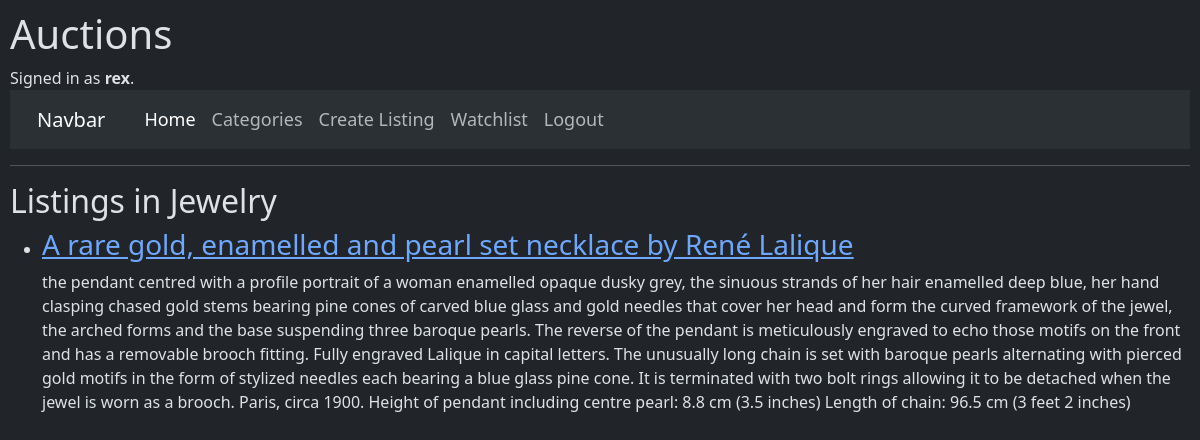
The page /auctions/category/1/ (signed in) on the database its author committed.
### auctions/models.py (models this page shows, shortened)
class User(AbstractUser):
    watchlist = models.ManyToManyField('AuctionListing', blank=True, related_name="watched_by")

class Category(models.Model):
    name = models.CharField(max_length=64, unique=True)

class AuctionListing(models.Model):
    title = models.CharField(max_length=64)
    description = models.TextField()
    starting_bid = models.DecimalField(max_digits=10, decimal_places=2)
    current_bid = models.DecimalField(max_digits=10, decimal_places=2, null=True, blank=True)
    image_url = models.URLField(blank=True)
    category = models.CharField(max_length=64, blank=True)
    creator = models.ForeignKey(User, on_delete=models.CASCADE, related_name="listings")
    active = models.BooleanField(default=True)

### auctions/views.py (the view)
# urls.py: path("category/<int:category_id>/", views.view_category_listings, name="view_category_listings"),
def view_category_listings(request, category_id):
    category = get_object_or_404(Category, pk=category_id)
    listings = AuctionListing.objects.filter(category=category.name, active=True)
    return render(request, "auctions/category_listings.html", {
        "category": category,
        "listings": listings
    })

### auctions/templates/auctions/category_listings.html
{% extends "auctions/layout.html" %}
{% block body %}
<h2>Listings in {{ category.name }}</h2>
<ul>
    {% for listing in listings %}
    <li>
        <h3><a href="{% url 'listing_detail' listing.id %}">{{ listing.title }}</a></h3>
        <p>{{ listing.description }}</p>
    </li>
    {% empty %}
    <li>No listings available in this category.</li>
    {% endfor %}
</ul>
{% endblock %}

### auctions/templates/auctions/layout.html (shortened to what this page needs)
{% load static %}
<!DOCTYPE html>
<html lang="en" data-bs-theme="dark">
    <head>
        <link href="{% static 'auctions/styles.css' %}" rel="stylesheet">
        <link href="https://cdn.jsdelivr.net/npm/bootstrap@5.3.2/dist/css/bootstrap.min.css" rel="stylesheet">
    </head>
    <body>
        <h1>Auctions</h1>
        <div>
            {% if user.is_authenticated %}
                Signed in as <strong>{{ user.username }}</strong>.
            {% endif %}
        </div>
        <nav class="navbar navbar-expand-lg bg-body-tertiary">
            <div class="container-fluid">
            <a class="navbar-brand" href="{% url 'index' %}">Navbar</a>
            <div class="collapse navbar-collapse" id="navbarSupportedContent">
            <ul class="navbar-nav me-auto mb-2 mb-lg-0">
                <li class="nav-item">
                <a class="nav-link active" aria-current="page" href="{% url 'index' %}">Home</a>
                </li>
        {% if user.is_authenticated %}
            <li class="nav-item">
                <a class="nav-link" href="{% url 'view_categories' %}">Categories</a>
            </li>
            <li class="nav-item">
                <a class="nav-link" href="{% url 'create_listing' %}">Create Listing</a>
            </li>
            <li class="nav-item">
                <a class="nav-link" href="{% url 'view_watchlist' %}">Watchlist</a>
            </li>
            <li class="nav-item">
                <a class="nav-link" href="{% url 'logout' %}">Logout</a>
            </li>
        {% endif %}
    </nav>
        <hr>
        {% block body %}
        {% endblock %}
    </body>
</html>

### auctions/static/auctions/styles.css (style rules this page uses)
body { padding: 10px; background-color: grey; }
nav { font-size: 18px; padding: 10px 0; background-color: #f8f9fa; }
nav a { padding: 10px 15px; text-decoration: none; color: #007bff; }

### rows shown on the page
User: username "rex"
Category: name "Jewelry"
AuctionListing: title "A rare gold, enamelled and pearl set necklace by René Lalique", description "the pendant centred with a profile portrait of a woman enamelled opaque dusky grey, the sinuous strands of her hair enamelled deep blue, her hand clasping chased gold stems bearing pine cones of carved blue glass and gold needles that cover her head and form the curved framework of the jewel, the arched forms and the base suspending three baroque pearls. The reverse of the pendant is meticulously engraved to echo those motifs on the front and has a removable brooch fitting. Fully engraved Lalique in capital letters. The unusually long chain is set with baroque pearls alternating with pierced gold motifs in the form of stylized needles each bearing a blue glass pine cone. It is terminated…"
